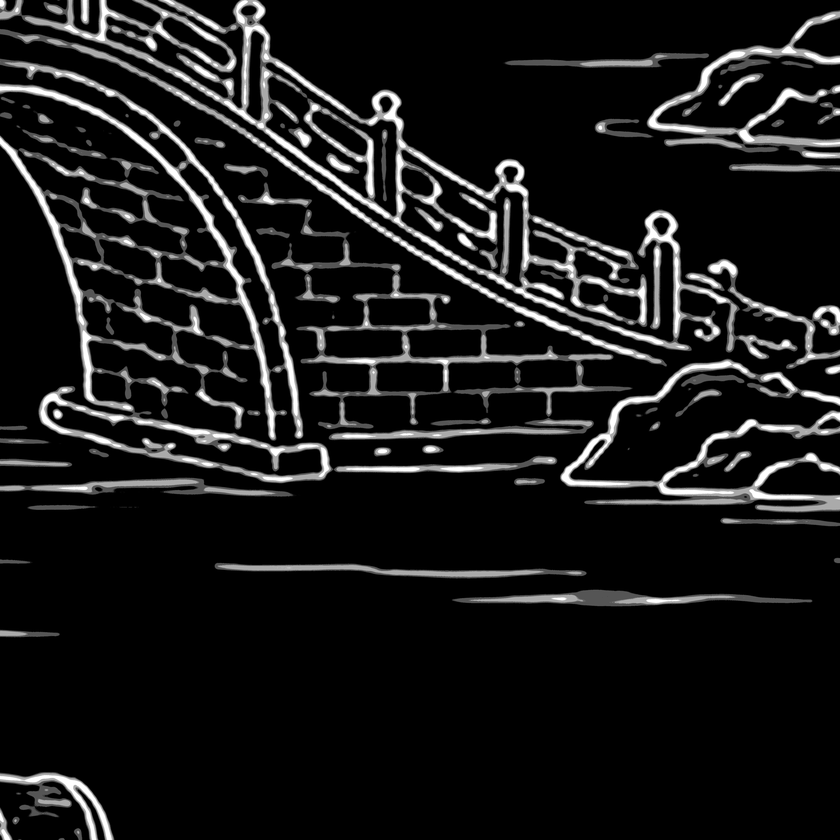
#> input picture input/block_25.png, 840 x 840 px, shrunk from 5000 x 5000 before the run
$ python evaluate_source_image_channels.py --input-file ../../input/block_25.png --output-dir out
#> lines starting #> are read from the running program, lines starting #| are printed output that depends on the picture; after the words box and inside, x2 and y2 are one past the last pixel; in counts of white or black regions, pixels touching at a corner belong together
import argparse
import csv
from pathlib import Path

import matplotlib
import numpy as np
from PIL import Image

matplotlib.use("Agg")
import matplotlib.pyplot as plt


LEVELS = np.asarray([0, 85, 170, 255], dtype=np.uint8)


def quantize_four_levels(gray):
    gray = np.asarray(gray, dtype=np.float32)
    distances = np.abs(gray[..., None] - LEVELS.astype(np.float32))
    return LEVELS[np.argmin(distances, axis=-1)]


def split_grid(gray, grid_size):
    row_edges = np.linspace(0, gray.shape[0], grid_size + 1, dtype=int)
    column_edges = np.linspace(0, gray.shape[1], grid_size + 1, dtype=int)
    return [
        (
            row + 1,
            column + 1,
            gray[
                row_edges[row] : row_edges[row + 1],
                column_edges[column] : column_edges[column + 1],
            ],
        )
        for row in range(grid_size)
        for column in range(grid_size)
    ]


def coefficient_of_variation(values, epsilon=1e-12):
    values = np.asarray(values, dtype=np.float64)
    return float(np.std(values) / (abs(np.mean(values)) + epsilon))


def channel_metrics(tile):
    counts = np.asarray([np.count_nonzero(tile == level) for level in LEVELS])
    pixel_count = int(tile.size)
    foreground_count = int(pixel_count - counts[0])
    level_fractions = counts / pixel_count
    normalized = tile.astype(np.float64) / 255.0
    channel_target_mean = float(np.mean(normalized))

    if foreground_count:
        foreground_fractions = counts[1:] / foreground_count
        foreground_gray_mean = float(np.mean(normalized[tile > 0]))
        nonzero = foreground_fractions > 0
        gray_entropy = float(
            -np.sum(foreground_fractions[nonzero] * np.log(foreground_fractions[nonzero]))
            / np.log(3.0)
        )
        present_gray_levels = int(np.count_nonzero(counts[1:]))
    else:
        foreground_gray_mean = np.nan
        gray_entropy = 0.0
        present_gray_levels = 0

    foreground = tile > 0
    horizontal = np.count_nonzero(foreground[:, 1:] != foreground[:, :-1])
    vertical = np.count_nonzero(foreground[1:, :] != foreground[:-1, :])
    neighbor_pairs = foreground.shape[0] * max(0, foreground.shape[1] - 1)
    neighbor_pairs += max(0, foreground.shape[0] - 1) * foreground.shape[1]
    boundary_density = float((horizontal + vertical) / max(1, neighbor_pairs))

    return {
        "pixel_count": pixel_count,
        "active_fraction": float(foreground_count / pixel_count),
        "foreground_gray_mean": foreground_gray_mean,
        "channel_target_mean": channel_target_mean,
        "present_gray_levels": present_gray_levels,
        "gray_entropy": gray_entropy,
        "boundary_density": boundary_density,
        "fraction_0": float(level_fractions[0]),
        "fraction_85": float(level_fractions[1]),
        "fraction_170": float(level_fractions[2]),
        "fraction_255": float(level_fractions[3]),
    }


def evaluate_image(gray, grid_size=6):
    rows = []
    for channel, (grid_row, grid_column, tile) in enumerate(
        split_grid(gray, grid_size), start=1
    ):
        rows.append(
            {
                "channel": channel,
                "grid_row": grid_row,
                "grid_column": grid_column,
                **channel_metrics(tile),
            }
        )

    target_means = np.asarray([row["channel_target_mean"] for row in rows])
    active_fractions = np.asarray([row["active_fraction"] for row in rows])
    boundary_densities = np.asarray([row["boundary_density"] for row in rows])
    foreground_means = np.asarray([row["foreground_gray_mean"] for row in rows])
    valid_foreground_means = foreground_means[np.isfinite(foreground_means)]

    summary = {
        "channel_count": len(rows),
        "black_channel_count": int(np.count_nonzero(active_fractions == 0)),
        "all_three_gray_levels_count": int(
            sum(row["present_gray_levels"] == 3 for row in rows)
        ),
        "channel_target_mean_mean": float(np.mean(target_means)),
        "channel_target_mean_min": float(np.min(target_means)),
        "channel_target_mean_max": float(np.max(target_means)),
        "channel_target_mean_cv": coefficient_of_variation(target_means),
        "active_fraction_cv": coefficient_of_variation(active_fractions),
        "foreground_gray_mean_cv": (
            coefficient_of_variation(valid_foreground_means)
            if valid_foreground_means.size
            else np.nan
        ),
        "boundary_density_cv": coefficient_of_variation(boundary_densities),
        "gray_entropy_mean": float(np.mean([row["gray_entropy"] for row in rows])),
        "gray_entropy_min": float(np.min([row["gray_entropy"] for row in rows])),
    }
    return rows, summary


def write_csv(rows, summary, output_dir):
    with (output_dir / "source_channel_metrics.csv").open(
        "w", newline="", encoding="utf-8"
    ) as handle:
        writer = csv.DictWriter(handle, fieldnames=rows[0].keys())
        writer.writeheader()
        writer.writerows(rows)
    with (output_dir / "source_channel_summary.csv").open(
        "w", newline="", encoding="utf-8"
    ) as handle:
        writer = csv.writer(handle)
        writer.writerow(["metric", "value"])
        writer.writerows(summary.items())


def save_preview(gray, rows, grid_size, output_file):
    figure, axes = plt.subplots(grid_size, grid_size, figsize=(13, 13), squeeze=False)
    tiles = split_grid(gray, grid_size)
    for row, (_grid_row, _grid_column, tile), axis in zip(rows, tiles, axes.flat):
        axis.imshow(tile, cmap="gray", vmin=0, vmax=255, interpolation="nearest")
        axis.set_title(
            f"Ch {row['channel']}  B={row['channel_target_mean']:.3f}\n"
            f"line={row['active_fraction']:.3f}  H={row['gray_entropy']:.2f}",
            fontsize=8,
        )
        axis.axis("off")
    figure.suptitle("Source-channel suitability (B includes the black background)")
    figure.tight_layout()
    figure.savefig(output_file, dpi=160, bbox_inches="tight")
    plt.close(figure)


def parse_args():
    project_root = Path(__file__).resolve().parents[2]
    parser = argparse.ArgumentParser(
        description="评价严格四灰度源图在规则网格中的逐channel亮度、灰阶信息和线条复杂度。"
    )
    parser.add_argument("--input-file", type=Path, required=True)
    parser.add_argument("--output-dir", type=Path, required=True)
    parser.add_argument("--grid-size", type=int, default=6)
    parser.add_argument(
        "--quantize-output",
        type=Path,
        help="可选：把输入按最近值量化为0/85/170/255并保存到该路径。",
    )
    return parser.parse_args()


def main():
    args = parse_args()
    if args.grid_size < 1:
        raise ValueError("grid-size必须大于0。")
    source = np.asarray(Image.open(args.input_file).convert("L"))
#> source is the input picture: shape (840, 840); min 0, max 255, mean 24.9
    gray = quantize_four_levels(source)
#> in quantize_four_levels, `distances = np.abs(gray[..., None] - LEVELS.astype(np.float32))`:
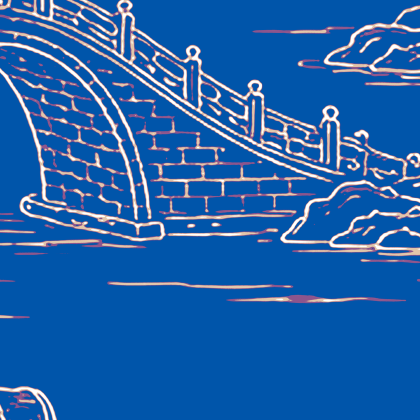
#> distances: shape (840, 840, 4) float32 (shown at 1/2 size); mean of channels 0, 1, 2, 3 24.9, 81.6, 149.4, 230.8; transparent parts drawn white
    args.output_dir.mkdir(parents=True, exist_ok=True)
    if args.quantize_output is not None:
        args.quantize_output.parent.mkdir(parents=True, exist_ok=True)
        Image.fromarray(gray).save(args.quantize_output)

    rows, summary = evaluate_image(gray, args.grid_size)
#> in split_grid, `row_edges = np.linspace(0, gray.shape[0], grid_size + 1, dtype=int)`: row_edges = [0, 140, 280, 420, 560, 700, 840]
#> the loop in evaluate_image, `for channel, (grid_row, grid_column, tile) in enumerate( split_grid(gr..` made 36 passes
#> (grid_row, grid_column, counts in channel_metrics, foreground_count in channel_metrics, level_fractions in channel_metrics, channel_target_mean in channel_metrics, foreground_fractions in channel_metrics, foreground_gray_mean in channel_metrics) on passes 1 to 4: (1, 1, [13166, 2331, 2935, 1168], 6434, [0.672, 0.119, 0.15, 0.0596], 0.199, [0.362, 0.456, 0.182], 0.606), (1, 2, [11637, 2373, 3969, 1621], 7963, [0.594, 0.121, 0.203, 0.0827], 0.258, [0.298, 0.498, 0.204], 0.635), (1, 3, [16762, 871, 1189, 778], 2838, [0.855, 0.0444, 0.0607, 0.0397], 0.0949, [0.307, 0.419, 0.274], 0.656), (1, 4, [19306, 294, 0, 0], 294, [0.985, 0.015, 0, 0], 0.005, [1, 0, 0], 0.333)
#> pass 1, in channel_metrics, `normalized = tile.astype(np.float64) / 255.0`:
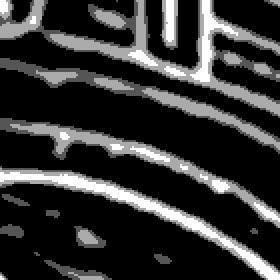
#> normalized: shape (140, 140) float64 (shown 2 times larger); min 0, max 1, mean 0.199
#> pass 1, in channel_metrics, `foreground = tile > 0`:
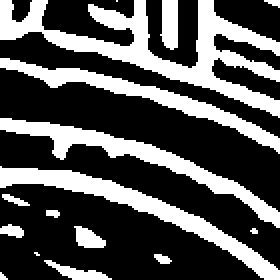
#> foreground: shape (140, 140) bool (shown 2 times larger); 32.8% white; 16 white regions (5 under 20 px), largest, box (x1, y1, x2, y2) and area: (0, 0, 140, 59) 2350, (0, 83, 140, 140) 1260, (0, 59, 140, 114) 1187
#> pass 2, in channel_metrics (call 2), `normalized = tile.astype(np.float64) / 255.0`:
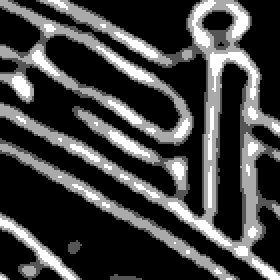
#> normalized: shape (140, 140) float64 (shown 2 times larger); min 0, max 1, mean 0.258
#> pass 2, in channel_metrics (call 2), `foreground = tile > 0`:
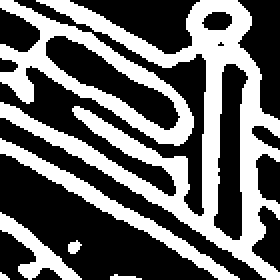
#> foreground: shape (140, 140) bool (shown 2 times larger); 40.6% white; 7 white regions (1 under 20 px), largest, box (x1, y1, x2, y2) and area: (0, 0, 140, 140) 4767, (0, 0, 97, 73) 1770, (0, 69, 120, 140) 924, (0, 106, 41, 140) 425, (34, 120, 41, 127) 33, (55, 137, 71, 140) 31
#> after the loop in evaluate_image, `for channel, (grid_row, grid_column, tile) in enumerate(`: rows = 36 items
#> in evaluate_image, `target_means = np.asarray([row["channel_target_mean"] for row in rows])`: target_means = 36 values, max 0.258 at index 1, min 0 at index 31, mean 0.0973
#> in evaluate_image, `active_fractions = np.asarray([row["active_fraction"] for row in rows])`: active_fractions = 36 values, max 0.406 at index 1, min 0 at index 31, mean 0.162
#> in evaluate_image, `boundary_densities = np.asarray([row["boundary_density"] for row in ro..`: boundary_densities = 36 values, max 0.0692 at index 1, min 0 at index 31, mean 0.0283
#> in evaluate_image, `valid_foreground_means = foreground_means[np.isfinite(foreground_means)]`: valid_foreground_means = 31 values, max 0.664 at index 9, min 0.333 at index 3, mean 0.571
#> in coefficient_of_variation, `values = np.asarray(values, dtype=np.float64)`: values has the same summary as target_means in evaluate_image
#> rows = 36 items; summary = 12 items
    write_csv(rows, summary, args.output_dir)
    save_preview(
        gray, rows, args.grid_size, args.output_dir / "source_channel_suitability.png"
    )
#> in save_preview, `tiles = split_grid(gray, grid_size)`: tiles = 36 items
#> the loop in save_preview, `for row, (_grid_row, _grid_column, tile), axis in zip(rows, tiles, axe..` made 36 passes
#> (_grid_row, _grid_column) on passes 1 to 8: (1, 1), (1, 2), (1, 3), (1, 4), (1, 5), (1, 6), (2, 1), (2, 2)
#> in save_preview, `figure.savefig(output_file, dpi=160, bbox_inches="tight")`:
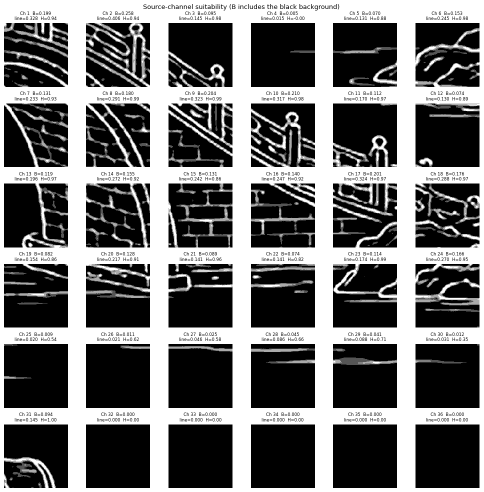
#> figure drawn by matplotlib, 36 panels
    print(
        "channel总亮度 mean/min/max/CV="
        f"{summary['channel_target_mean_mean']:.4f}/"
        f"{summary['channel_target_mean_min']:.4f}/"
        f"{summary['channel_target_mean_max']:.4f}/"
        f"{summary['channel_target_mean_cv']:.4f}"
    )
#| channel总亮度 mean/min/max/CV=0.0973/0.0000/0.2581/0.7524
    print(
        "前景灰阶均值CV/线条覆盖率CV/边界复杂度CV="
        f"{summary['foreground_gray_mean_cv']:.4f}/"
        f"{summary['active_fraction_cv']:.4f}/"
        f"{summary['boundary_density_cv']:.4f}"
    )
#| 前景灰阶均值CV/线条覆盖率CV/边界复杂度CV=0.1408/0.7183/0.7426
    print(
        "三档齐全channel/黑channel="
        f"{summary['all_three_gray_levels_count']}/{summary['channel_count']} / "
        f"{summary['black_channel_count']}"
    )
#| 三档齐全channel/黑channel=26/36 / 5


if __name__ == "__main__":
    main()

$ run again, on input/butterfly.png
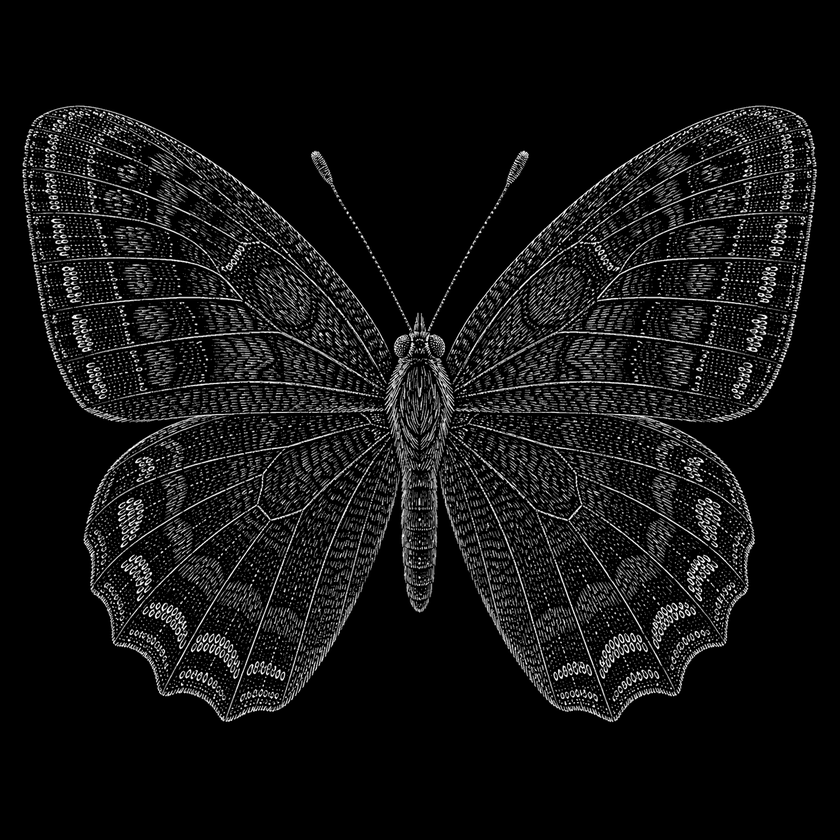
#> input picture input/butterfly.png, 840 x 840 px, shrunk from 2048 x 2048 before the run
#> in quantize_four_levels, `distances = np.abs(gray[..., None] - LEVELS.astype(np.float32))`:
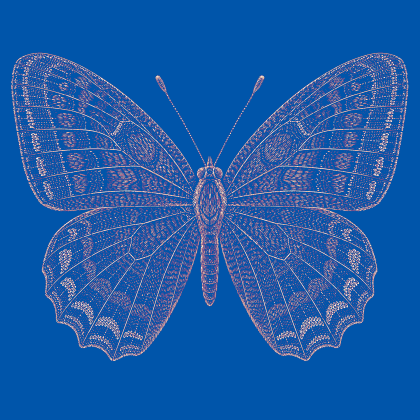
#> distances: shape (840, 840, 4) float32 (shown at 1/2 size); mean of channels 0, 1, 2, 3 19, 75.8, 151.6, 236.6; transparent parts drawn white
#> row_edges = [0, 140, 280, 420, 560, 700, 840]
#> the loop in evaluate_image, `for channel, (grid_row, grid_column, tile) in enumerate( split_grid(gr..` made 36 passes
#> (grid_row, grid_column, counts in channel_metrics, foreground_count in channel_metrics, level_fractions in channel_metrics, channel_target_mean in channel_metrics, foreground_fractions in channel_metrics, foreground_gray_mean in channel_metrics) on passes 1, 2, 5, 6: (1, 1, [18258, 848, 401, 93], 1342, [0.932, 0.0433, 0.0205, 0.00474], 0.0328, [0.632, 0.299, 0.0693], 0.479), (1, 2, [19408, 114, 62, 16], 192, [0.99, 0.00582, 0.00316, 0.000816], 0.00486, [0.594, 0.323, 0.0833], 0.497), (1, 5, [19403, 114, 67, 16], 197, [0.99, 0.00582, 0.00342, 0.000816], 0.00503, [0.579, 0.34, 0.0812], 0.501), (1, 6, [18282, 825, 415, 78], 1318, [0.933, 0.0421, 0.0212, 0.00398], 0.0321, [0.626, 0.315, 0.0592], 0.478)
#> pass 2, in channel_metrics (call 2), `foreground = tile > 0`:
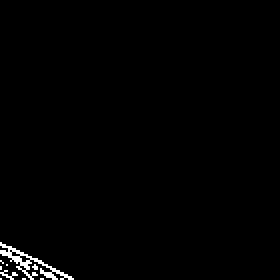
#> foreground: shape (140, 140) bool (shown 2 times larger); 0.98% white in thin lines or dots, all inside (x1, y1, x2, y2) = (0, 121, 37, 140)
#> after the loop in evaluate_image, `for channel, (grid_row, grid_column, tile) in enumerate(`: rows = 36 items
#> target_means = 36 values, max 0.153 at index 28, min 0 at index 2, mean 0.071
#> active_fractions = 36 values, max 0.341 at index 21, min 0 at index 2, mean 0.155
#> boundary_densities = 36 values, max 0.297 at index 21, min 0 at index 2, mean 0.134
#> valid_foreground_means = 32 values, max 0.514 at index 21, min 0.421 at index 18, mean 0.471
#> values has the same summary as target_means in evaluate_image
#> in main, `rows, summary = evaluate_image(gray, args.grid_size)`: rows = 36 items; summary = 12 items
#> tiles = 36 items
#> the loop in save_preview, `for row, (_grid_row, _grid_column, tile), axis in zip(rows, tiles, axe..` made 36 passes
#> (_grid_row, _grid_column) on passes 1 to 8: (1, 1), (1, 2), (1, 3), (1, 4), (1, 5), (1, 6), (2, 1), (2, 2)
#| channel总亮度 mean/min/max/CV=0.0710/0.0000/0.1532/0.8036
#| 前景灰阶均值CV/线条覆盖率CV/边界复杂度CV=0.0617/0.8242/0.8419
#| 三档齐全channel/黑channel=32/36 / 4
